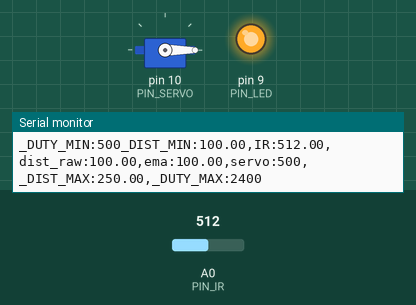
Recording of a sketch running on a simulated Arduino Uno, built with avr-gcc and run on an emulated ATmega328P. Parts: servo, output pins drawn as LEDs (lit = HIGH), the last lines printed to the serial monitor. The inputs (shaded band) are chosen by the test bench; at power-on: A0 (PIN_IR) = 512.

Above: at 1.2 s.
1.3 s: A0 (PIN_IR) set to 476
At 1.8 s:
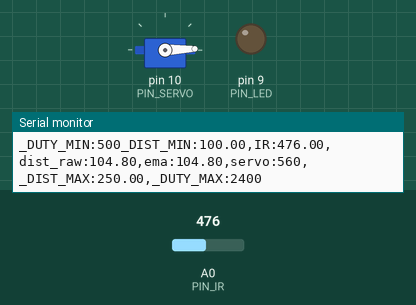
2.9 s: A0 (PIN_IR) set to 306
At 4.2 s:
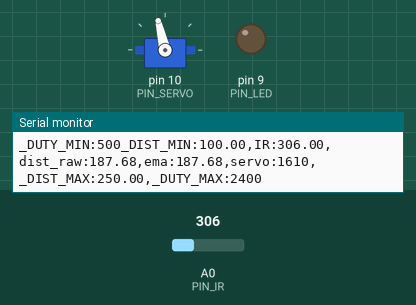
4.5 s: A0 (PIN_IR) set to 240
At 4.8 s:
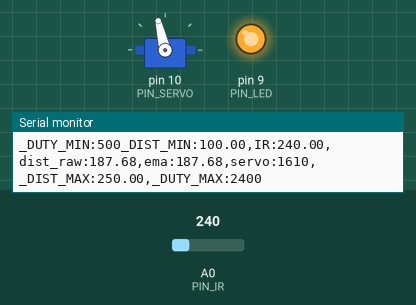
6.0 s: A0 (PIN_IR) set to 250
At 6.6 s:
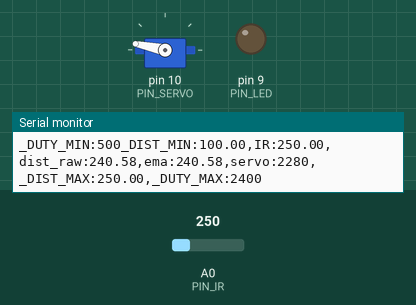
7.6 s: A0 (PIN_IR) set to 122
At 8.4 s:
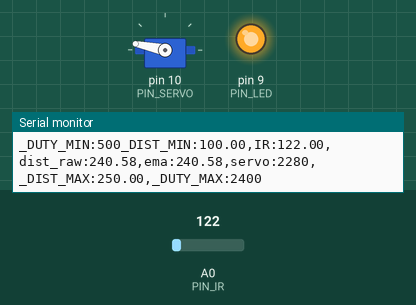
Timing chart, 0 to 10.1 s (numbered marks = the images above; inputs shaded):
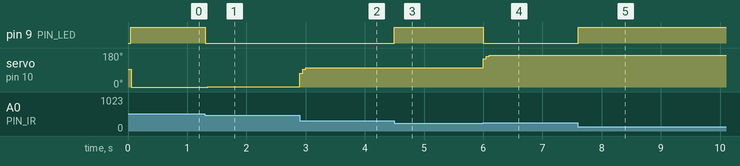

Measured:
- the behaviour switches between 493 and 492 on A0 (PIN_IR) (found by bisection; images 0 and 1)
- the behaviour switches between 242 and 243 on A0 (PIN_IR) (found by bisection; images 3 and 4)
- after the input at 1.3 s, pin 9 (PIN_LED): HIGH → LOW at once; servo on pin 10 (PIN_SERVO): 0° → 1° after 0.05 s, → 2° 0.10 s later
- after the input at 2.9 s, servo on pin 10 (PIN_SERVO): 2° → 103° at once
- after the input at 4.5 s, pin 9 (PIN_LED): LOW → HIGH at once
- after the input at 6.0 s, pin 9 (PIN_LED): HIGH → LOW at once; servo on pin 10 (PIN_SERVO): 103° → 168° at once
- after the input at 7.6 s, pin 9 (PIN_LED): LOW → HIGH at once

The sketch:

17_example_3.ino
```cpp
#include <Servo.h>

// Arduino pin assignment

#define PIN_IR    0         // IR sensor at Pin A0
#define PIN_LED   9
#define PIN_SERVO 10

#define _DUTY_MIN 500  // servo full clock-wise position (0 degree)
#define _DUTY_NEU 1500  // servo neutral position (90 degree)
#define _DUTY_MAX 2400  // servo full counter-clockwise position (180 degree)

#define _DIST_MIN  100.0   // minimum distance 100mm
#define _DIST_MAX  250.0   // maximum distance 250mm

#define EMA_ALPHA  0.7      // for EMA Filter

#define LOOP_INTERVAL 50   // Loop Interval (unit: msec)

Servo myservo;
unsigned long last_loop_time;   // unit: msec

float dist_prev = _DIST_MIN;
float dist_ema = _DIST_MIN;

void setup()
{
  pinMode(PIN_LED, OUTPUT);

  myservo.attach(PIN_SERVO);
  myservo.writeMicroseconds(_DUTY_NEU);

  Serial.begin(1000000);    // 1,000,000 bps
}

void loop()
{
  unsigned long time_curr = millis();
  int duty;
  float a_value, dist_raw;

  // wait until next event time
  if (time_curr < (last_loop_time + LOOP_INTERVAL))
    return;
  last_loop_time += LOOP_INTERVAL;

  a_value = analogRead(PIN_IR);
  dist_raw = ((6762.0 / (a_value - 9.0)) - 4.0) * 10.0;

  // and turn on LED if the distance is in the range
  if ((dist_raw <= _DIST_MAX) && (dist_raw >= _DIST_MIN)) {
    digitalWrite(PIN_LED, 0);
  } else {
    digitalWrite(PIN_LED, 1);
  }
  //if ... // Put range Filter code here (_DIST_MIN ~ _DIST_MAX)
  if ((dist_raw > _DIST_MAX) || (dist_raw < _DIST_MIN)) {
    dist_raw = dist_prev;
  }

  dist_ema = EMA_ALPHA * dist_raw + (1.0 - EMA_ALPHA) * dist_ema;// Put EMA filter code here

  dist_prev = dist_raw;

  //duty = map(dist_ema, _DIST_MIN, _DIST_MAX, _DUTY_MIN, _DUTY_MAX);
  duty = Angle(dist_ema); // Put map() equivalent code here

  myservo.writeMicroseconds(duty);
  Serial.print("_DUTY_MIN:");  Serial.print(_DUTY_MIN);
  Serial.print("_DIST_MIN:");  Serial.print(_DIST_MIN);
  Serial.print(",IR:");        Serial.print(a_value);
  Serial.print(",dist_raw:");  Serial.print(dist_raw);
  Serial.print(",ema:");       Serial.print(dist_ema);
  Serial.print(",servo:");     Serial.print(duty);
  Serial.print(",_DIST_MAX:"); Serial.print(_DIST_MAX);
  Serial.print(",_DUTY_MAX:"); Serial.print(_DUTY_MAX);
  Serial.println("");
}

int Angle(float dist_ema) {
  float angle_float = (dist_ema - 100) * 190 / 15 + _DUTY_MIN;
  int angle = (int) angle_float;
  return angle;
}
```
